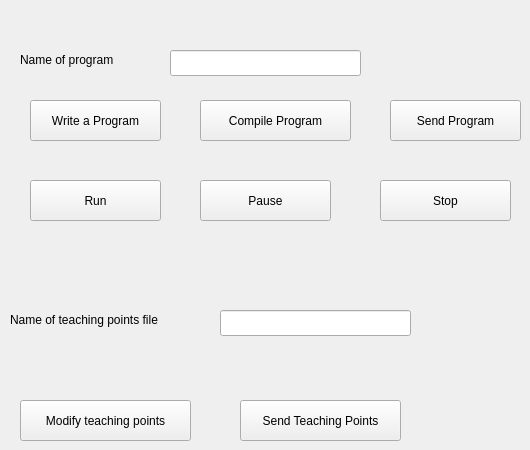
     <widget class="QWidget" name="tab_Program">
      <attribute name="title">
       <string>PROGRAM</string>
      </attribute>
      <widget class="QPushButton" name="btnSendProg">
       <property name="geometry">
        <rect>
         <x>390</x>
         <y>100</y>
         <width>131</width>
         <height>41</height>
        </rect>
       </property>
       <property name="text">
        <string>Send Program</string>
       </property>
      </widget>
      <widget class="QPushButton" name="btnWriteProg">
       <property name="geometry">
        <rect>
         <x>30</x>
         <y>100</y>
         <width>131</width>
         <height>41</height>
        </rect>
       </property>
       <property name="text">
        <string>Write a Program</string>
       </property>
      </widget>
      <widget class="QPushButton" name="btnCompProg">
       <property name="geometry">
        <rect>
         <x>200</x>
         <y>100</y>
         <width>151</width>
         <height>41</height>
        </rect>
       </property>
       <property name="text">
        <string>Compile Program</string>
       </property>
      </widget>
      <widget class="QLabel" name="label_28">
       <property name="geometry">
        <rect>
         <x>20</x>
         <y>50</y>
         <width>131</width>
         <height>20</height>
        </rect>
       </property>
       <property name="text">
        <string>Name of program </string>
       </property>
      </widget>
      <widget class="QLineEdit" name="lnEProgName">
       <property name="geometry">
        <rect>
         <x>170</x>
         <y>50</y>
         <width>191</width>
         <height>26</height>
        </rect>
       </property>
      </widget>
      <widget class="QPushButton" name="btnSendPoints">
       <property name="geometry">
        <rect>
         <x>240</x>
         <y>400</y>
         <width>161</width>
         <height>41</height>
        </rect>
       </property>
       <property name="text">
        <string>Send Teaching Points</string>
       </property>
      </widget>
      <widget class="QLineEdit" name="lnEDataPts">
       <property name="geometry">
        <rect>
         <x>220</x>
         <y>310</y>
         <width>191</width>
         <height>26</height>
        </rect>
       </property>
      </widget>
      <widget class="QLabel" name="label_47">
       <property name="geometry">
        <rect>
         <x>10</x>
         <y>310</y>
         <width>191</width>
         <height>20</height>
        </rect>
       </property>
       <property name="text">
        <string>Name of teaching points file</string>
       </property>
      </widget>
      <widget class="QPushButton" name="btnOpenPts">
       <property name="geometry">
        <rect>
         <x>20</x>
         <y>400</y>
         <width>171</width>
         <height>41</height>
        </rect>
       </property>
       <property name="text">
        <string>Modify teaching points</string>
       </property>
      </widget>
      <widget class="QPushButton" name="btnRunprg">
       <property name="geometry">
        <rect>
         <x>30</x>
         <y>180</y>
         <width>131</width>
         <height>41</height>
        </rect>
       </property>
       <property name="text">
        <string>Run</string>
       </property>
      </widget>
      <widget class="QPushButton" name="btnPauseprg">
       <property name="geometry">
        <rect>
         <x>200</x>
         <y>180</y>
         <width>131</width>
         <height>41</height>
        </rect>
       </property>
       <property name="text">
        <string>Pause</string>
       </property>
      </widget>
      <widget class="QPushButton" name="btnStopprg">
       <property name="geometry">
        <rect>
         <x>380</x>
         <y>180</y>
         <width>131</width>
         <height>41</height>
        </rect>
       </property>
       <property name="text">
        <string>Stop</string>
       </property>
      </widget>
     </widget>
